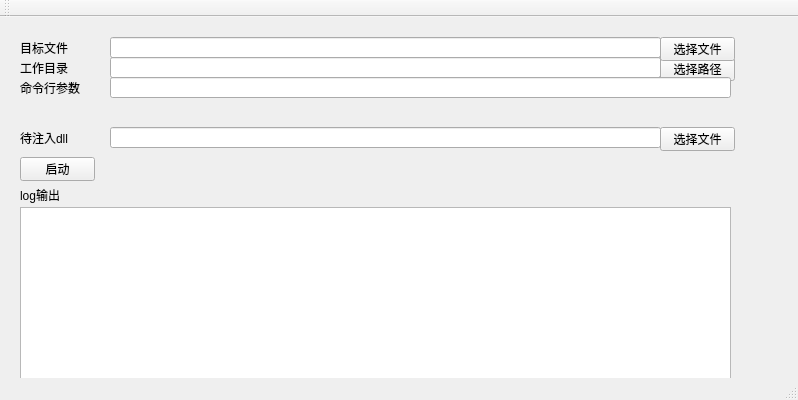
<?xml version="1.0" encoding="UTF-8"?>
<ui version="4.0">
 <class>RemoteInjecterClass</class>
 <widget class="QMainWindow" name="RemoteInjecterClass">
  <property name="geometry">
   <rect>
    <x>0</x>
    <y>0</y>
    <width>798</width>
    <height>400</height>
   </rect>
  </property>
  <property name="windowTitle">
   <string>RemoteInjecter</string>
  </property>
  <widget class="QWidget" name="centralWidget">
   <widget class="QLabel" name="label_targetFile">
    <property name="geometry">
     <rect>
      <x>20</x>
      <y>20</y>
      <width>91</width>
      <height>21</height>
     </rect>
    </property>
    <property name="text">
     <string>目标文件</string>
    </property>
   </widget>
   <widget class="QPushButton" name="pushButton_launch">
    <property name="geometry">
     <rect>
      <x>20</x>
      <y>140</y>
      <width>75</width>
      <height>24</height>
     </rect>
    </property>
    <property name="text">
     <string>启动</string>
    </property>
   </widget>
   <widget class="QPushButton" name="pushButton_workingDir">
    <property name="geometry">
     <rect>
      <x>660</x>
      <y>40</y>
      <width>75</width>
      <height>24</height>
     </rect>
    </property>
    <property name="text">
     <string>选择路径</string>
    </property>
   </widget>
   <widget class="QPushButton" name="pushButton_targetFile">
    <property name="geometry">
     <rect>
      <x>660</x>
      <y>20</y>
      <width>75</width>
      <height>24</height>
     </rect>
    </property>
    <property name="text">
     <string>选择文件</string>
    </property>
   </widget>
   <widget class="QLineEdit" name="lineEdit_workingDir">
    <property name="geometry">
     <rect>
      <x>110</x>
      <y>40</y>
      <width>551</width>
      <height>21</height>
     </rect>
    </property>
   </widget>
   <widget class="QLineEdit" name="lineEdit_dll">
    <property name="geometry">
     <rect>
      <x>110</x>
      <y>110</y>
      <width>551</width>
      <height>21</height>
     </rect>
    </property>
   </widget>
   <widget class="QLabel" name="label_workingDir">
    <property name="geometry">
     <rect>
      <x>20</x>
      <y>40</y>
      <width>91</width>
      <height>21</height>
     </rect>
    </property>
    <property name="text">
     <string>工作目录</string>
    </property>
   </widget>
   <widget class="QLineEdit" name="lineEdit_cmdLineArgs">
    <property name="geometry">
     <rect>
      <x>110</x>
      <y>60</y>
      <width>621</width>
      <height>21</height>
     </rect>
    </property>
   </widget>
   <widget class="QLabel" name="label_cmdLineArgs">
    <property name="geometry">
     <rect>
      <x>20</x>
      <y>60</y>
      <width>91</width>
      <height>21</height>
     </rect>
    </property>
    <property name="text">
     <string>命令行参数</string>
    </property>
   </widget>
   <widget class="QLabel" name="label_dll">
    <property name="geometry">
     <rect>
      <x>20</x>
      <y>110</y>
      <width>91</width>
      <height>21</height>
     </rect>
    </property>
    <property name="text">
     <string>待注入dll</string>
    </property>
   </widget>
   <widget class="QLineEdit" name="lineEdit_targetFile">
    <property name="geometry">
     <rect>
      <x>110</x>
      <y>20</y>
      <width>551</width>
      <height>21</height>
     </rect>
    </property>
   </widget>
   <widget class="QPushButton" name="pushButton_dll">
    <property name="geometry">
     <rect>
      <x>660</x>
      <y>110</y>
      <width>75</width>
      <height>24</height>
     </rect>
    </property>
    <property name="text">
     <string>选择文件</string>
    </property>
   </widget>
   <widget class="QTextEdit" name="textEdit_log">
    <property name="geometry">
     <rect>
      <x>20</x>
      <y>190</y>
      <width>711</width>
      <height>181</height>
     </rect>
    </property>
   </widget>
   <widget class="QLabel" name="label_log">
    <property name="geometry">
     <rect>
      <x>20</x>
      <y>170</y>
      <width>53</width>
      <height>16</height>
     </rect>
    </property>
    <property name="text">
     <string>log输出</string>
    </property>
   </widget>
  </widget>
  <widget class="QToolBar" name="mainToolBar">
   <attribute name="toolBarArea">
    <enum>TopToolBarArea</enum>
   </attribute>
   <attribute name="toolBarBreak">
    <bool>false</bool>
   </attribute>
  </widget>
  <widget class="QStatusBar" name="statusBar"/>
 </widget>
 <layoutdefault spacing="6" margin="11"/>
 <resources>
  <include location="RemoteInjecter.qrc"/>
 </resources>
 <connections>
  <connection>
   <sender>pushButton_targetFile</sender>
   <signal>clicked()</signal>
   <receiver>RemoteInjecterClass</receiver>
   <slot>SelectTargetFile()</slot>
   <hints>
    <hint type="sourcelabel">
     <x>731</x>
     <y>40</y>
    </hint>
    <hint type="destinationlabel">
     <x>752</x>
     <y>29</y>
    </hint>
   </hints>
  </connection>
  <connection>
   <sender>pushButton_workingDir</sender>
   <signal>clicked()</signal>
   <receiver>RemoteInjecterClass</receiver>
   <slot>SelectWorkingDir()</slot>
   <hints>
    <hint type="sourcelabel">
     <x>690</x>
     <y>66</y>
    </hint>
    <hint type="destinationlabel">
     <x>758</x>
     <y>64</y>
    </hint>
   </hints>
  </connection>
  <connection>
   <sender>pushButton_dll</sender>
   <signal>clicked()</signal>
   <receiver>RemoteInjecterClass</receiver>
   <slot>SelectDLL()</slot>
   <hints>
    <hint type="sourcelabel">
     <x>715</x>
     <y>139</y>
    </hint>
    <hint type="destinationlabel">
     <x>759</x>
     <y>117</y>
    </hint>
   </hints>
  </connection>
  <connection>
   <sender>pushButton_launch</sender>
   <signal>clicked()</signal>
   <receiver>RemoteInjecterClass</receiver>
   <slot>LaunchEXE()</slot>
   <hints>
    <hint type="sourcelabel">
     <x>81</x>
     <y>164</y>
    </hint>
    <hint type="destinationlabel">
     <x>117</x>
     <y>165</y>
    </hint>
   </hints>
  </connection>
 </connections>
 <slots>
  <signal>signal1()</signal>
  <slot>SelectTargetFile()</slot>
  <slot>SelectWorkingDir()</slot>
  <slot>SelectDLL()</slot>
  <slot>LaunchEXE()</slot>
 </slots>
</ui>
